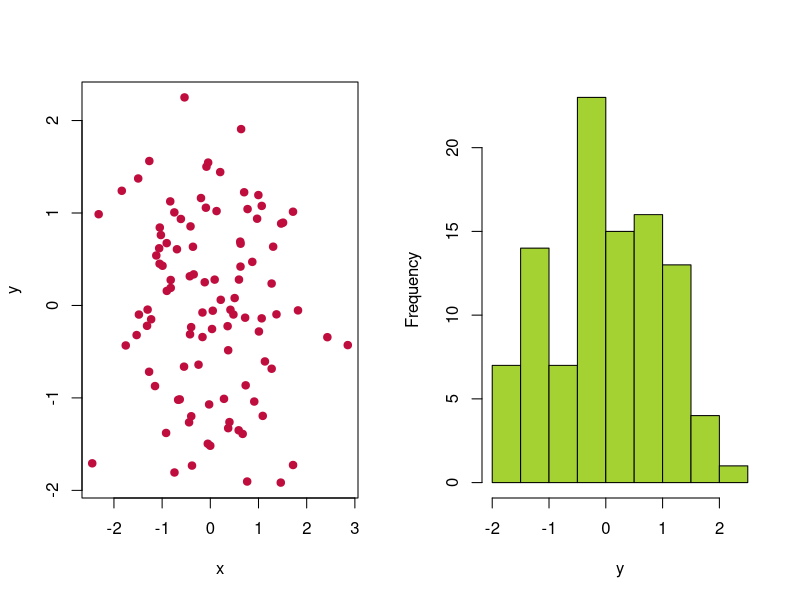

Write R code to recreate this figure.
## ---- chunk 1
set.seed(2025)
data = data.frame(x = rnorm(100), y = rnorm(100))
## ---- chunk 2
col = data.frame(blue    = "#0028A5",
                 cyan    = "#4AC9E3",
                 apple   = "#A5D233",
                 gold    = "#FFC845",
                 orange  = "#FC4C02",
                 berry   = "#BF0D3E",
                 black   = "#000000",
                 blue.v4 = "#001E7C"
)
## ---- chunk 3
#| fig-height: 3.8
#| fig-width: 7

par(mfrow = c(1,2))
plot(x = data$x, y = data$y, col = col$berry, pch = 19, xlab = "x", ylab = "y")
hist(x = data$y, col = col$apple, main = NULL, xlab = "y")
## ---- chunk 4
sessionInfo()
